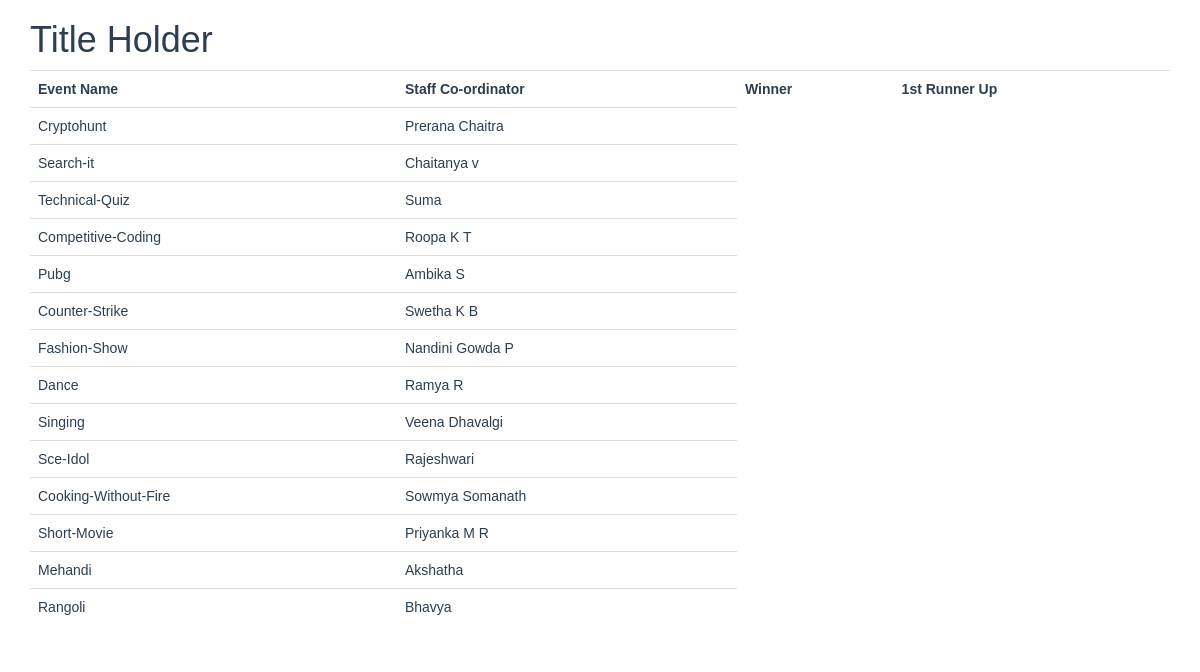
The page /winners.php on the database its author committed.
### tables this page shows
CREATE TABLE `staff_coordinator` (
  `stid` int(11) NOT NULL,
  `name` varchar(100) NOT NULL,
  `phone` varchar(10) DEFAULT NULL,
  `event_id` int(11) DEFAULT NULL
);

CREATE TABLE `events` (
  `event_id` int(11) NOT NULL,
  `event_title` varchar(50) NOT NULL,
  `event_price` int(11) DEFAULT NULL,
  `participants` int(100) DEFAULT 0,
  `img_link` text DEFAULT NULL,
  `type_id` int(11) DEFAULT NULL
);

### winners.php (the view, shortened to what this page needs)
<?php
include_once 'classes/db1.php';
$result = mysqli_query($conn,"SELECT * FROM staff_coordinator s ,events e where e.event_id= s.event_id");
?>
<!DOCTYPE html>
<html>
<head>
        <?php require 'utils/styles.php'; ?>
    </head>
<body>
<div class = "content">
<div class = "container">
<h1>Title Holder</h1>
<?php
if (mysqli_num_rows($result) > 0) {
?>
 <table class="table table-hover" >
  <tr>
    <th>Event Name</th>
    <th>Staff Co-ordinator</th>
    <th>Winner</th>
    <th>1st Runner Up</th>
  </tr>
<?php
while($row = mysqli_fetch_array($result)) {
?>
<tr>
    <td><?php echo $row["event_title"]; ?></td>
    <td><?php echo $row["name"]; ?></td>
</tr>
<?php
}
?>
</table>
 <?php
}
else{
    echo "No result found";
}
?>
</div>
</div>
 </body>
</html>

### css/style.css (style rules this page uses)
body { overflow-x: hidden; }
.content { font-family: Arial, Helvetica, sans-serif; color: #2C3E50; }

### rows shown on the page
staff_coordinator: event.event_title "Cryptohunt", name "Prerana Chaitra"
staff_coordinator: event.event_title "Search-it", name "Chaitanya v"
staff_coordinator: event.event_title "Technical-Quiz", name "Suma"
staff_coordinator: event.event_title "Competitive-Coding", name "Roopa K T"
staff_coordinator: event.event_title "Pubg", name "Ambika S"
staff_coordinator: event.event_title "Counter-Strike", name "Swetha K B"
staff_coordinator: event.event_title "Fashion-Show", name "Nandini Gowda P"
staff_coordinator: event.event_title "Dance", name "Ramya R"
staff_coordinator: event.event_title "Singing", name "Veena Dhavalgi"
staff_coordinator: event.event_title "Sce-Idol", name "Rajeshwari"
staff_coordinator: event.event_title "Cooking-Without-Fire", name "Sowmya Somanath"
staff_coordinator: event.event_title "Short-Movie", name "Priyanka M R"
staff_coordinator: event.event_title "Mehandi", name "Akshatha"
staff_coordinator: event.event_title "Rangoli", name "Bhavya"
